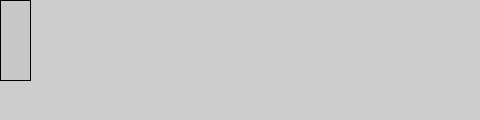
Frame 1 (no input)
Frame 60 (the mouse pressed at the canvas centre just before this capture): identical to frame 1, image omitted
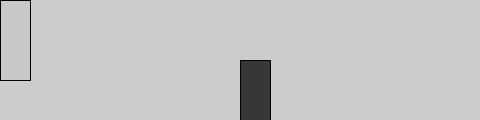
Frame 120 (the mouse held since frame 60 and released just before this capture)

The Processing sketch that drew these frames (run headless with seeded random() and noise(); from frame 60 on, the mouse is pressed at the canvas centre):

// Processing sketch: processing_38695
// ── processing_38695.pde

void setup(){
  size(480,120);
  smooth();
}
void draw(){
  if (mousePressed){
    fill(55);
  }else{
    fill(200);
  }
  rect(mouseX,mouseY,30,80);
}
